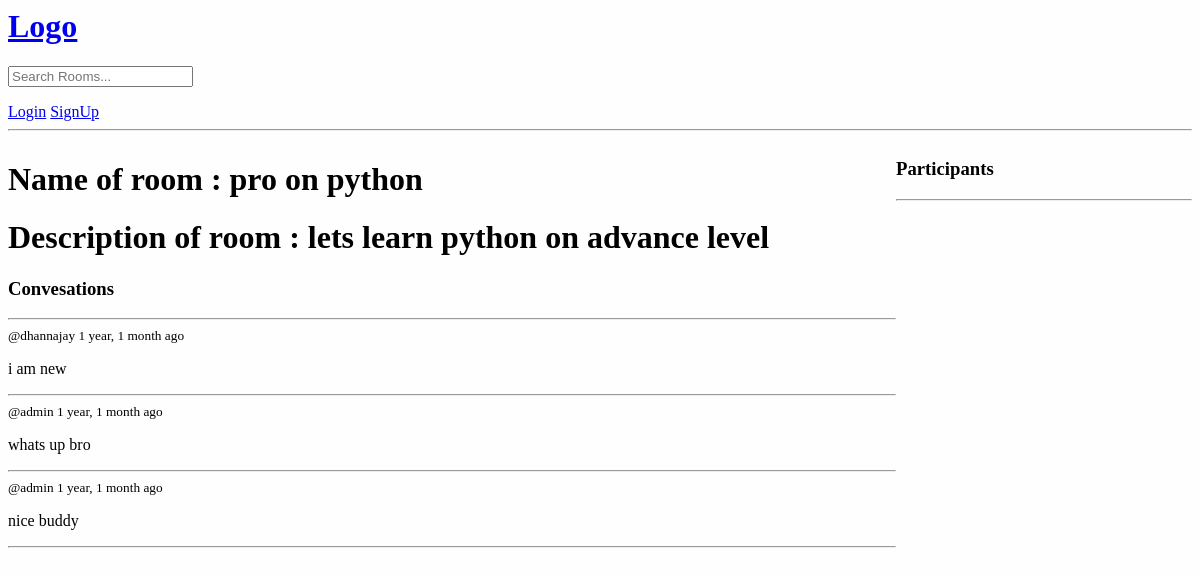
Before: /room/7/ with the older database file.
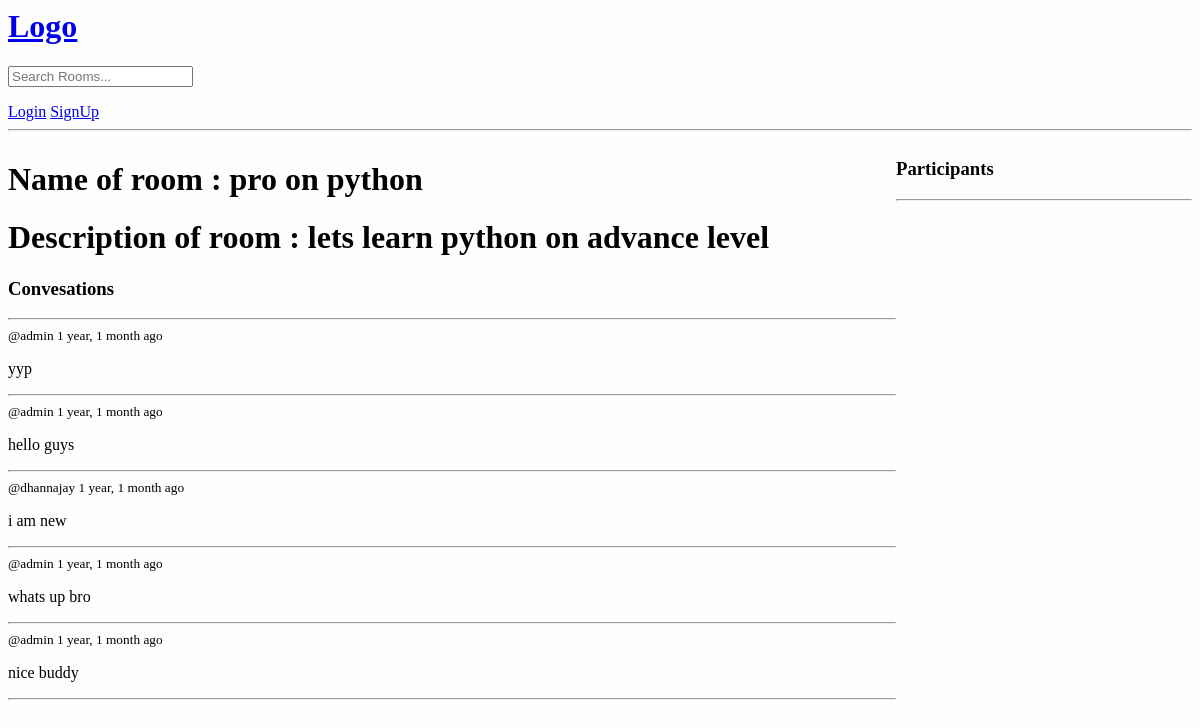
After: the same page with the newer database file.
### study/models.py (models this page shows, shortened)
class Message(models.Model):
    user    = models.ForeignKey(User , on_delete=models.CASCADE)   # this attribute setting relationship with user so if user will delete then message associated to usr  will also be deleted
    room    = models.ForeignKey(Room , on_delete=models.CASCADE)   # setting up one to many realtionship (one user can comment many mesesege) with Room models so that if room is deleted than room's comment shold also be deleted
    body    = models.TextField()
    update  = models.DateTimeField(auto_now=True)                  # auto_now updates add timestamp  every time we update the model
    created = models.DateTimeField(auto_now_add=True)              # while auto_now_add only add timestamp once it changes  never
    class Meta:
        ordering = ['-update' , '-created']

### study/views.py (the view, shortened to what this page needs)
# urls.py: path("room/<int:id>/"          , room          , name="room"),              # display inside room and deal with specific message
def room(request,id):
    room=Room.objects.get(pk=id)
    room_message = room.message_set.all().order_by('-created')      # sytax = parentmodel.childmodel_set.all()  it is giving us a set of all messagemodel that are related to that specific room (note- here we write Message model in lower case with underscore set)
    context = {"room":room ,
               "room_messages":room_message,
            }
    return render(request,"study/room.html",context)

### study/templates/study/room.html (shortened to what this page needs)
{% extends 'main.html' %}
{% block content %}
<div class="room-container">
    <div>
        <h1>Name of room : {{room.name}}</h1>
        <h1>Description of room : {{room.description}}</h1>
        <div class="comment-wrap">
            <h3>Convesations</h3>
            <hr>
            {% for message in room_messages %}
            <div>
                <small>@{{message.user}} {{message.created | timesince}} ago</small>
                <p> {{message.body}} </p>
                <hr>
            </div>
            {% endfor %}
        </div>
    </div>
    <div>
        <h3>Participants</h3>
        <hr>
    </div>
</div>
{% endblock content %}

Changed rows visible on the page:
added Message: user "admin", created "1 year, 1 month", body "yyp"
added Message: user "admin", created "1 year, 1 month", body "hello guys"
